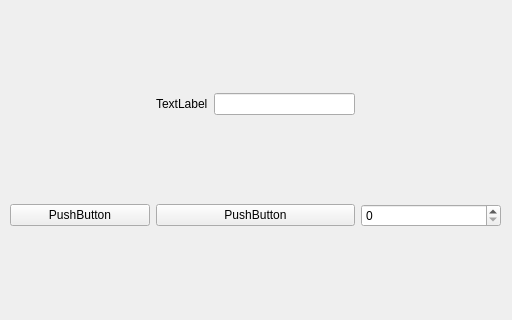
<?xml version="1.0" encoding="UTF-8"?>
<ui version="4.0">
 <class>GameMenuView</class>
 <widget class="QWidget" name="GameMenuView">
  <property name="windowModality">
   <enum>Qt::NonModal</enum>
  </property>
  <property name="enabled">
   <bool>true</bool>
  </property>
  <property name="geometry">
   <rect>
    <x>0</x>
    <y>0</y>
    <width>512</width>
    <height>320</height>
   </rect>
  </property>
  <property name="windowTitle">
   <string>Form</string>
  </property>
  <widget class="QWidget" name="gridLayoutWidget">
   <property name="geometry">
    <rect>
     <x>10</x>
     <y>10</y>
     <width>491</width>
     <height>301</height>
    </rect>
   </property>
   <layout class="QGridLayout" name="gridLayout">
    <item row="2" column="1">
     <spacer name="verticalSpacer_3">
      <property name="orientation">
       <enum>Qt::Vertical</enum>
      </property>
      <property name="sizeType">
       <enum>QSizePolicy::Fixed</enum>
      </property>
      <property name="sizeHint" stdset="0">
       <size>
        <width>20</width>
        <height>40</height>
       </size>
      </property>
     </spacer>
    </item>
    <item row="4" column="1">
     <spacer name="verticalSpacer_2">
      <property name="orientation">
       <enum>Qt::Vertical</enum>
      </property>
      <property name="sizeType">
       <enum>QSizePolicy::Fixed</enum>
      </property>
      <property name="sizeHint" stdset="0">
       <size>
        <width>20</width>
        <height>40</height>
       </size>
      </property>
     </spacer>
    </item>
    <item row="0" column="2">
     <spacer name="verticalSpacer">
      <property name="orientation">
       <enum>Qt::Vertical</enum>
      </property>
      <property name="sizeType">
       <enum>QSizePolicy::Fixed</enum>
      </property>
      <property name="sizeHint" stdset="0">
       <size>
        <width>20</width>
        <height>40</height>
       </size>
      </property>
     </spacer>
    </item>
    <item row="3" column="3">
     <widget class="QSpinBox" name="spinBox"/>
    </item>
    <item row="1" column="1">
     <widget class="QLabel" name="label_2">
      <property name="text">
       <string>TextLabel</string>
      </property>
     </widget>
    </item>
    <item row="1" column="3">
     <spacer name="horizontalSpacer_4">
      <property name="orientation">
       <enum>Qt::Horizontal</enum>
      </property>
      <property name="sizeHint" stdset="0">
       <size>
        <width>40</width>
        <height>20</height>
       </size>
      </property>
     </spacer>
    </item>
    <item row="1" column="2">
     <widget class="QLineEdit" name="lineEdit_2"/>
    </item>
    <item row="1" column="0">
     <spacer name="horizontalSpacer_3">
      <property name="orientation">
       <enum>Qt::Horizontal</enum>
      </property>
      <property name="sizeHint" stdset="0">
       <size>
        <width>40</width>
        <height>20</height>
       </size>
      </property>
     </spacer>
    </item>
    <item row="3" column="1" colspan="2">
     <widget class="QPushButton" name="pushButton">
      <property name="text">
       <string>PushButton</string>
      </property>
     </widget>
    </item>
    <item row="3" column="0">
     <widget class="QPushButton" name="pushButton_2">
      <property name="text">
       <string>PushButton</string>
      </property>
     </widget>
    </item>
   </layout>
  </widget>
 </widget>
 <resources/>
 <connections/>
</ui>
